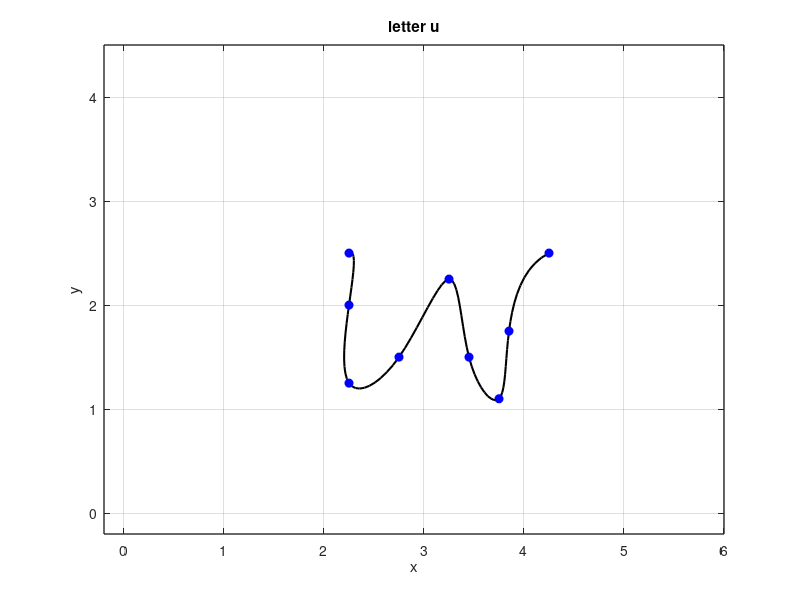

Here is the MATLAB script that generated this plot:
% Define data points
x = [2.25 2.25 2.25 2.75 3.25 3.45 3.75 3.85 4.25];
y = [2.5 2.0 1.25 1.5 2.25 1.5 1.1 1.75 2.5];

n = length(x);
t = 0:n-1;
tt = 0:0.1:n-1;

xx = spline(t, x, tt);
yy = spline(t, y, tt);

figure(1)
plot(xx, yy, 'k', 'LineWidth', 1.5)
hold on
plot (x, y, 'bo', 'MarkerFaceColor', 'b')
axis([-0.2 6 -0.2 4.5])
grid on
title('letter u')
xlabel('x')
ylabel('y')
set(gca, 'FontSize', 10, 'LineWidth', 1)
grid on




